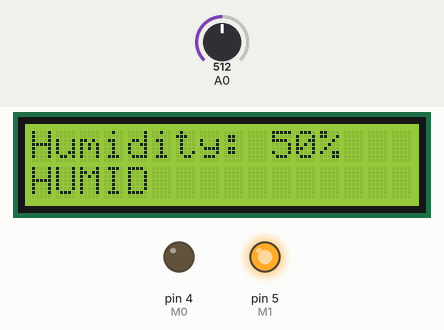
This sketch was run on a simulated Arduino Uno, built with avr-gcc and run on an emulated ATmega328P. On the bench: 16×2 character LCD, output pins drawn as LEDs (lit = HIGH). The test bench sets the inputs (shaded band); at power-on: A0 = 512. What the sketch prints to the serial monitor is not drawn.

Above: at 1.2 s.
1.3 s: A0 set to 583
At 11.4 s:
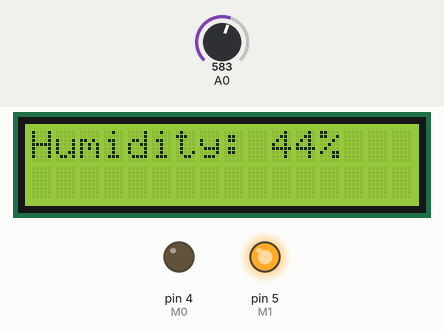
13.6 s: A0 set to 615
At 24.1 s:
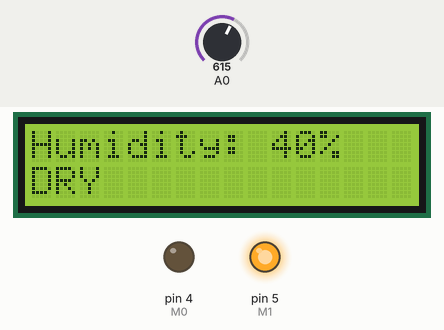
24.6 s: A0 set to 360
At 34.9 s:
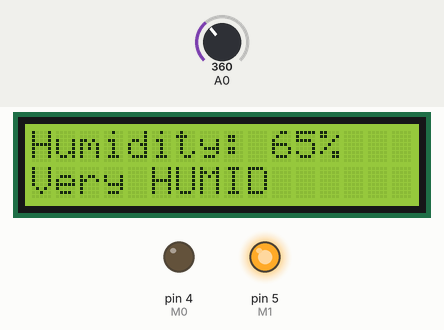
35.6 s: A0 set to 376
At 46.3 s:
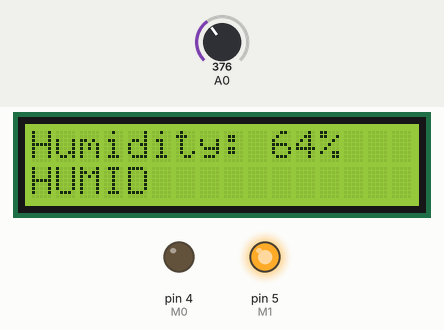
46.6 s: A0 set to 1010
At 55.9 s:
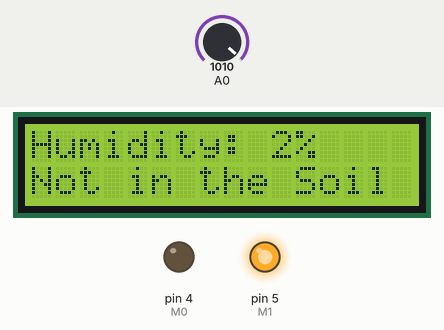
Timing chart, 0 to 57.4 s (numbered marks = the images above; inputs shaded):
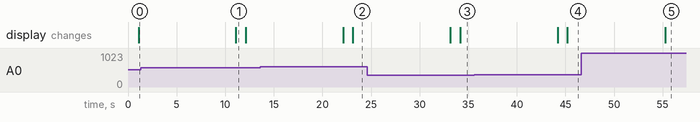

Measured:
- the behaviour switches between 599 and 600 on A0 (found by bisection; images 1 and 2)
- the behaviour switches between 369 and 370 on A0 (found by bisection; images 3 and 4)
- after the input at 1.3 s, the display: changes after 9.8 s (image 1)
- after the input at 13.6 s, the display: first changes after 8.5 s (image 2 shows a later state)
- after the input at 24.6 s, the display: first changes after 8.6 s (image 3 shows a later state)
- after the input at 35.6 s, the display: first changes after 8.6 s (image 4 shows a later state)
- after the input at 46.6 s, the display: changes after 8.6 s (image 5)

The sketch:

lora_humidity_soil_sender.ino
```cpp
#include <LiquidCrystal_PCF8574.h>
#include <SoftwareSerial.h>
SoftwareSerial loraSerial(2, 3);
LiquidCrystal_PCF8574 lcd(0x27);  // set the LCD address to 0x27 for a 16 chars and 2 line display

const int M0 =4 ;   // M0 de set up MODE cho Module Lora
const int M1 =5 ;   // M1 de set up MODE cho Module Lora
void setup() {
  // thiết lập pin cho sensor đo độ ẩm
  pinMode(A0, INPUT);
    pinMode(M0,OUTPUT);
 pinMode(M1, OUTPUT);
 digitalWrite(M0,LOW);
 digitalWrite(M1,HIGH);

  Serial.begin(9600);
     loraSerial.begin(9600);
     lcd.begin(16, 2); // initialize the lcd
   Serial.println("lora hudimity sender: ");
}

void loop() {
  // put your main code here, to run repeatedly:
  int mois = analogRead(A0);
//lấy dữ liệu độ ẩm theo %
String humiData= String(map(mois, 0, 1023, 100, 0));

   Serial.print(mois);
   Serial.print(" -");
    lcd.setBacklight(255);
    lcd.home(); lcd.clear();
    //in dữ liệu độ ẩm lên màn hình lcd
    lcd.print("Humidity: "+humiData+"%");
    lcd.setCursor(0,1);
    String msg="";

  if(mois >= 1000) {
    msg = "Not in the Soil or DISCONNECTED";
  }else{
 Serial.readString();
  //gửi thông tin độ ẩm đất đến lora gateway
  loraSerial.print(humiData);
  if(mois < 1000 && mois >= 600) {
    msg= "DRY";
  }

  if(mois < 600 && mois >= 370) {
    msg="HUMID";
  }

  if(mois < 370) {
    msg= "Very HUMID";
  }
  }
    lcd.print(msg);
    delay(10000);
}
```
